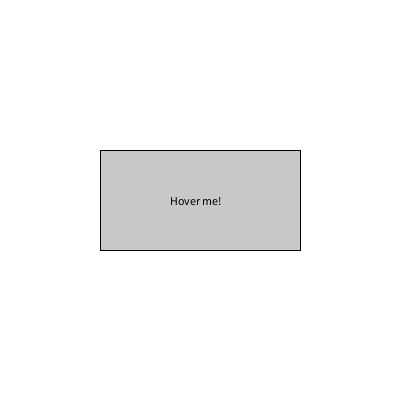
Frame 1 (no input)
Frame 60 (the mouse pressed at the canvas centre just before this capture): identical to frame 1, image omitted
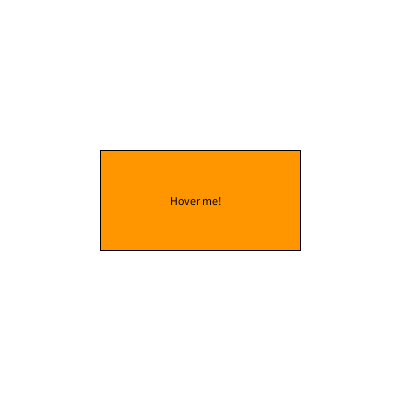
Frame 120 (the mouse held since frame 60 and released just before this capture)

The Processing sketch that drew these frames (run headless with seeded random() and noise(); from frame 60 on, the mouse is pressed at the canvas centre):

// Processing sketch: m07c_function_that_answers
// ── m07c_function_that_answers.pde
// MODULE 7 - A function can ANSWER a question (it returns a value)
boolean overButton(float bx, float by, float bw, float bh) {
  return mouseX > bx && mouseX < bx + bw && mouseY > by && mouseY < by + bh;
}

void setup() {
  size(400, 400);
}

void draw() {
  background(255);

  if (overButton(100, 150, 200, 100)) {       // ask the function
    fill(255, 150, 0);
  } else {
    fill(200);
  }
  rect(100, 150, 200, 100);
  fill(0);
  text("Hover me!", 170, 205);

  // CHALLENGE: add a second button using the SAME function.
}
